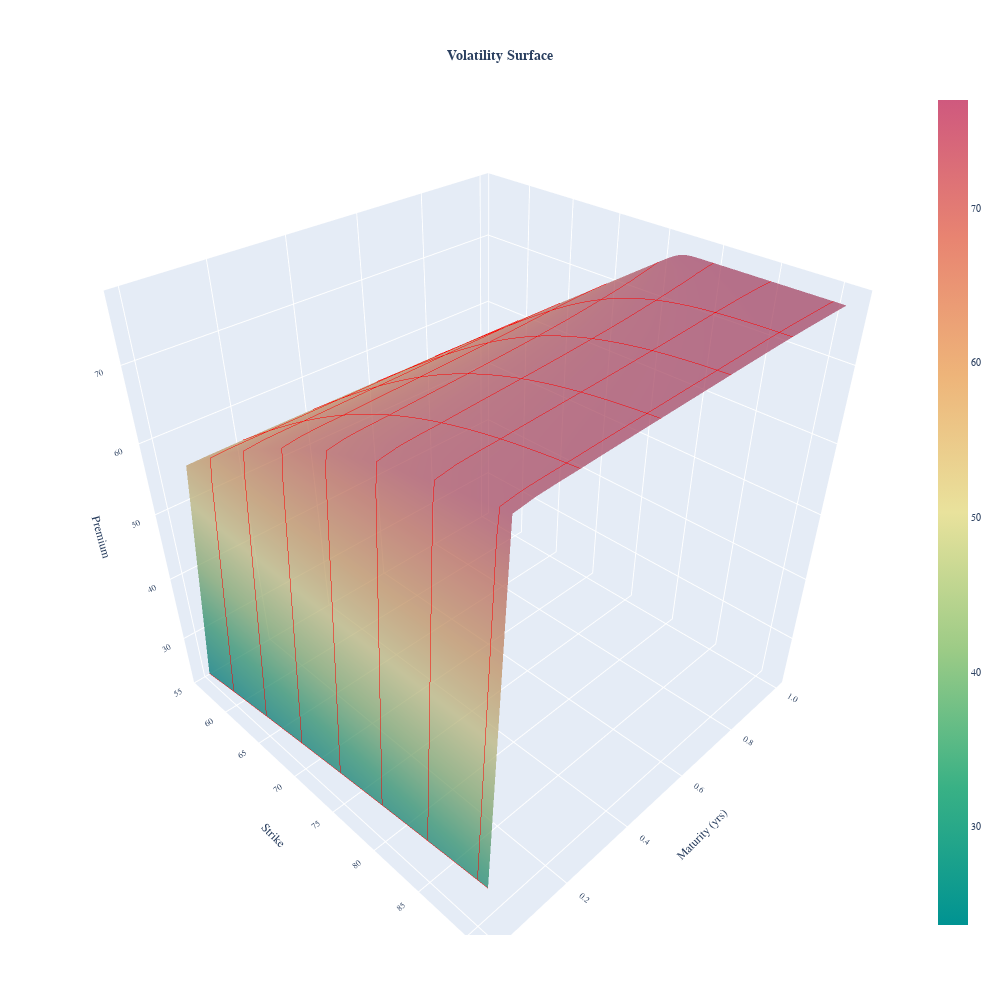

This figure's notebook cell:
### Code cell
## surface plot:

fwd_spots = np.linspace(S0*0.8, S0*1.3, 101)
ttm = np.linspace(0, 1-1/365, 21)
# ttm[0] = 0.001
    
dc_prices = []
for i in range(len(fwd_spots)):
    scp_per_mat = []
    for j in range(len(ttm)):
        scp_per_mat.append(B76OptionPricer('c', fwd_spots[i], K, r_dsc, ssvi_param.calc_implied_vol(ttm[j],1.1), T, ttm[j]))
    dc_prices.append(fwd_spots[i]-scp_per_mat)


fig_surf = go.Figure(data=[go.Surface(x=ttm, y=fwd_spots,z=dc_prices
                        ,contours = {"x": {"show": True,"size": 0.1, "color":"red"},
                                    "y": {"show": True,"size": 0.1, "color":"red"},}
                        ,opacity = .75
                        ,hovertemplate =
                        'Underlying:  %{y: .2%}' +\
                        '<br>Maturity (yrs): %{x: .1f}' +\
                        '<br>Payoff: %{z: .2f}<extra></extra>'
                     ,colorscale = 'temps')
                     ])

fig_surf.update_layout(
    title={
        'text': "<b>Volatility Surface</b>",
        'y': 0.95,
        'x': 0.5,
        'xanchor': 'center',
        'yanchor': 'top'
    }
    # ,autosize=True
    ,
    width=1000,
    height=1000,
    scene=dict(xaxis_title='Maturity (yrs)',
               xaxis_tickformat='.1f',
               xaxis_autorange='reversed',
               yaxis_title='Strike',
               yaxis_tickformat='.f', #'.2%'
               zaxis_title='Premium',
               zaxis_tickformat='.f'),
    font=dict(family="Courier New, monospace", size=10),
    margin=dict(l=65, r=50, b=65, t=90))

fig_surf.show()

### Figure 1 — Plotly figure (JSON) as saved in the notebook; plotly's stock layout.template omitted (floating-point values rounded to 4 significant figures; data arrays with more than 128 entries replaced by an {"elided": "..."} marker saying what was removed)
{"data": [{"colorscale": [[0, "rgb(0, 147, 146)"], [0.1667, "rgb(57, 177, 133)"], [0.3333, "rgb(156, 203, 134)"], [0.5, "rgb(233, 226, 156)"], [0.6667, "rgb(238, 180, 121)"], [0.8333, "rgb(232, 132, 113)"], [1, "rgb(207, 89, 126)"]], "contours": {"x": {"color": "red", "show": true, "size": 0.1}, "y": {"color": "red", "show": true, "size": 0.1}}, "hovertemplate": "Underlying:  %{y: .2%}<br>Maturity (yrs): %{x: .1f}<br>Payoff: %{z: .2f}<extra></extra>", "opacity": 0.75, "type": "surface", "x": [0, 0.04986, 0.09973, 0.1496, 0.1995, 0.2493, 0.2992, 0.349, 0.3989, 0.4488, 0.4986, 0.5485, 0.5984, 0.6482, 0.6981, 0.7479, 0.7978, 0.8477, 0.8975, 0.9474, 0.9973], "y": [56, 56.35, 56.7, 57.05, 57.4, 57.75, 58.1, 58.45, 58.8, 59.15, 59.5, 59.85, 60.2, 60.55, 60.9, 61.25, 61.6, 61.95, 62.3, 62.65, 63, 63.35, 63.7, 64.05, 64.4, 64.75, 65.1, 65.45, 65.8, 66.15, 66.5, 66.85, 67.2, 67.55, 67.9, 68.25, 68.6, 68.95, 69.3, 69.65, 70, 70.35, 70.7, 71.05, 71.4, 71.75, 72.1, 72.45, 72.8, 73.15, 73.5, 73.85, 74.2, 74.55, 74.9, 75.25, 75.6, 75.95, 76.3, 76.65, 77, 77.35, 77.7, 78.05, 78.4, 78.75, 79.1, 79.45, 79.8, 80.15, 80.5, 80.85, 81.2, 81.55, 81.9, 82.25, 82.6, 82.95, 83.3, 83.65, 84, 84.35, 84.7, 85.05, 85.4, 85.75, 86.1, 86.45, 86.8, 87.15, 87.5, 87.85, 88.2, 88.55, 88.9, 89.25, 89.6, 89.95, 90.3, 90.65, 91], "z": {"elided": "101x21 float values"}}], "layout": {"font": {"family": "Courier New, monospace", "size": 10}, "height": 1000, "margin": {"b": 65, "l": 65, "r": 50, "t": 90}, "scene": {"xaxis": {"autorange": "reversed", "tickformat": ".1f", "title": {"text": "Maturity (yrs)"}}, "yaxis": {"tickformat": ".f", "title": {"text": "Strike"}}, "zaxis": {"tickformat": ".f", "title": {"text": "Premium"}}}, "title": {"text": "<b>Volatility Surface</b>", "x": 0.5, "xanchor": "center", "y": 0.95, "yanchor": "top"}, "width": 1000}}
